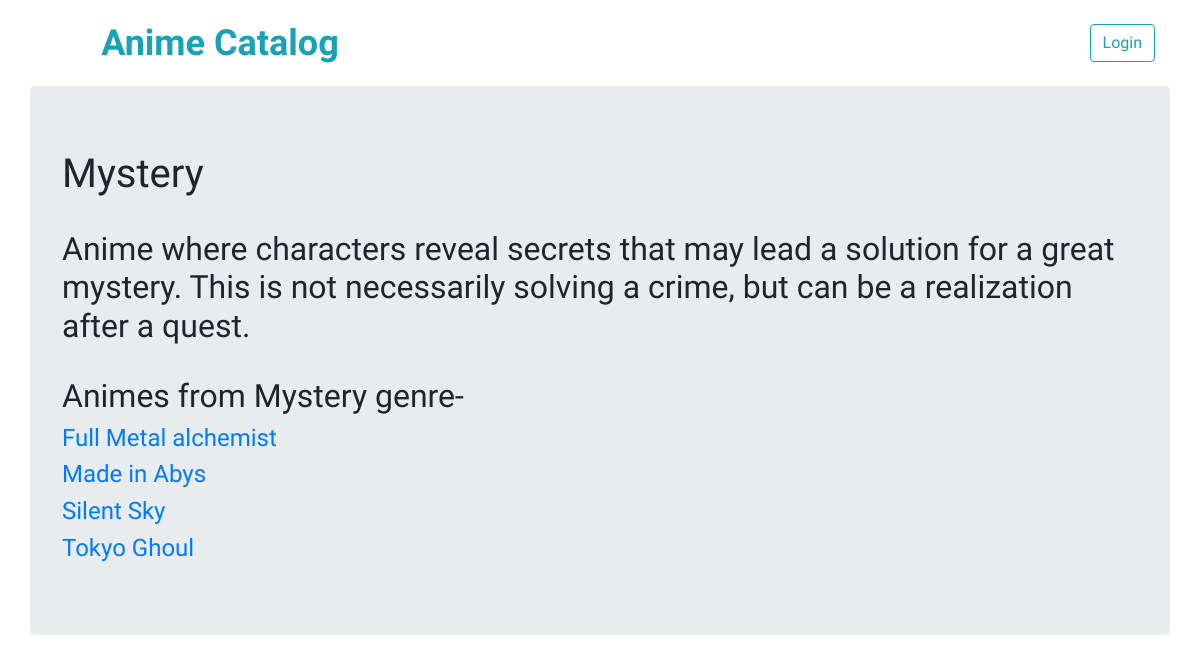
Page /showGenre/5 on the committed database.
### app.py (models this page shows, shortened)
class Genre(db.Model):
        id = db.Column(db.Integer, primary_key=True)
        name = db.Column(db.String(20), nullable=False)
        description = db.Column(db.String(400), nullable=False)
        anime = db.relationship('Anime', backref='genre')

class Anime(db.Model):
        id = db.Column(db.Integer, primary_key=True)
        name = db.Column(db.String(20), nullable=False)
        atype = db.Column(db.String(20), nullable=False)
        description = db.Column(db.String(400), nullable=False)
        genre_id = db.Column(db.Integer, db.ForeignKey('genre.id'))
        user_id = db.Column(db.Integer, db.ForeignKey('user.id'))

### app.py (the view)
@app.route('/showGenre/<int:genre_id>')
def showGenre(genre_id):
    genre = Genre.query.filter_by(id=genre_id).one()
    animes = Anime.query.filter_by(genre_id=genre_id).all()
    return render_template("ShowGenre.html", genre=genre, animes=animes)

### templates/ShowGenre.html (shortened to what this page needs)
{% extends 'layout.html' %}
{% block body %}
<h1>{{genre.name}}</h1>
<h2>{{genre.description}}</h2>
<h2>Animes from {{genre.name}} genre-</h2>
    {% for anime in animes %}
     <h4> <a href = "{{url_for('showAnime', anime_id = anime.id)}}">{{ anime.name }}</a></h4>
    {% endfor %}
        {% endblock %}

### static/anime_catalog.css (style rules this page uses)
h1, h2, h3, h4, h5, h6 { font-family: 'Gamja Flower', cursive; }

### rows in the picture
Genre: name "Mystery", description "Anime where characters reveal secrets that may lead a solution for a great mystery. This is not necessarily solving a crime, but can be a realization after a quest."
Anime: name "Full Metal alchemist"
Anime: name "Made in Abys"
Anime: name "Silent Sky"
Anime: name "Tokyo Ghoul"
